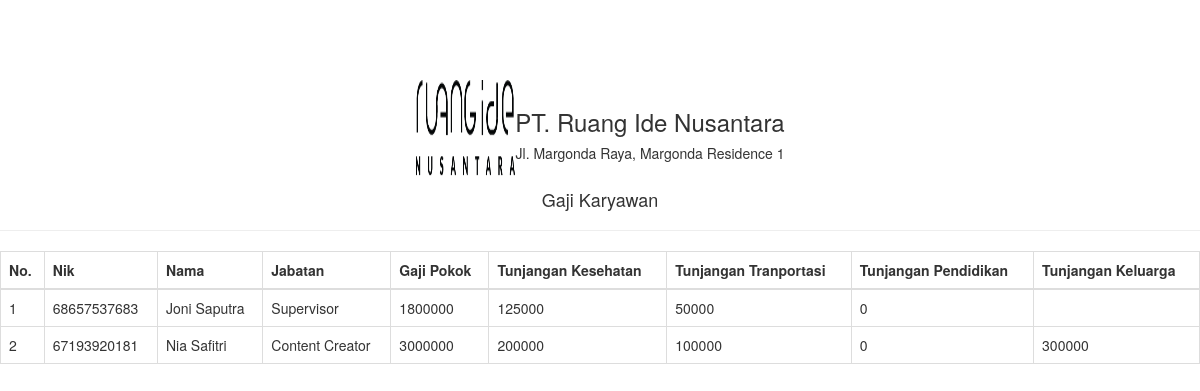
Screenshot of /index.php/gaji/lap_gajikaryawan with the database file from the repository.
### tables this page shows
CREATE TABLE `karyawann` (
  `id_karyawan` int(11) NOT NULL,
  `nik` varchar(20) DEFAULT NULL,
  `username` varchar(50) DEFAULT NULL,
  `password` varchar(50) DEFAULT NULL,
  `nama` varchar(100) DEFAULT NULL,
  `alamat` text,
  `jenis_kelamin` varchar(10) DEFAULT NULL,
  `agama` varchar(20) DEFAULT NULL,
  `pendidikan` varchar(50) DEFAULT NULL,
  `asal_sekolah` varchar(100) DEFAULT NULL,
  `id_pekerjaan` int(11) DEFAULT NULL
);

CREATE TABLE `pekerjaan` (
  `id_pekerjaan` int(11) NOT NULL,
  `pekerjaan` varchar(30) DEFAULT NULL,
  `gapok` int(11) DEFAULT NULL,
  `tukes` int(11) DEFAULT NULL,
  `tutra` int(11) DEFAULT NULL,
  `tupen` int(11) DEFAULT NULL,
  `tukel` int(11) DEFAULT NULL
);

### application/controllers/Gaji.php (called while the page is built, shortened)
<?php
class Gaji extends CI_Controller
{
    function __construct()
    {
        $this->load->model('Gaji_model');
        $this->load->library('form_validation');
    }
    public function lap_gajikaryawan()
    {
        $data = array(
            'rw' => $this->db->query("SELECT * FROM karyawann, pekerjaan where karyawann.id_pekerjaan=pekerjaan.id_pekerjaan "),
            'konten' => 'lapgajikaryawan',
            'judul' => 'Dashboard',
        );
        $this->load->view('lapgajikaryawan', $data);
    }
}

### index.php (called while the page is built, shortened)
<?php
require_once BASEPATH.'core/CodeIgniter.php';

### application/views/lapgajikaryawan.php (the view, shortened to what this page needs)
<!DOCTYPE html>
<html>
<head>
    <link href="assets/css/bootstrap.min.css" rel="stylesheet" type="text/css" />
</head>
<body onload="print()">
	<center>
		<table>
			<tr>
				<td>
					<img src="img/PT RIN.png" style="width: 100px; height: 100px;">
				</td>
				<br><br><br><br>
				<td>
					<center>
						<h3>PT. Ruang Ide Nusantara</h3>
					<h5>Jl. Margonda Raya, Margonda Residence 1</h5>
					</center>
				</td>
			</tr>
		</table>
		<h4>Gaji Karyawan</h4>
	</center>
	<hr>
	<table class="table table-bordered">
		<thead>
			<tr>
				<th>No.</th>
				<th>Nik</th>
				<th>Nama</th>
				<th>Jabatan</th>
				<th>Gaji Pokok</th>
				<th>Tunjangan Kesehatan</th>
				<th>Tunjangan Tranportasi</th>
				<th>Tunjangan Pendidikan</th>
				<th>Tunjangan Keluarga</th>
			</tr>
		</thead>
		<tbody>
			<?php
			$no = 1;
			foreach ($rw->result() as $row) {
			 ?>
			<tr>
				<td><?php echo $no++; ?></td>
				<td><?php echo $row->nik; ?></td>
				<td><?php echo $row->nama; ?></td>
				<td><?php echo $row->pekerjaan; ?></td>
				<td><?php echo $row->gapok; ?></td>
				<td><?php echo $row->tukes; ?></td>
				<td><?php echo $row->tutra; ?></td>
				<td><?php echo $row->tupen; ?></td>
				<td><?php echo $row->tukel; ?></td>
			</tr>
			<?php } ?>
		</tbody>
	</table>
</body>
</html>

### rows the page displays
karyawann: nik "68657537683", nama "Joni Saputra", id_pekerjaan.pekerjaan "Supervisor", id_pekerjaan.gapok "1800000", id_pekerjaan.tukes "125000", id_pekerjaan.tutra "50000", id_pekerjaan.tupen "0"
karyawann: nik "67193920181", nama "Nia Safitri", id_pekerjaan.pekerjaan "Content Creator", id_pekerjaan.gapok "3000000", id_pekerjaan.tukes "200000", id_pekerjaan.tutra "100000", id_pekerjaan.tupen "0", id_pekerjaan.tukel "300000"
